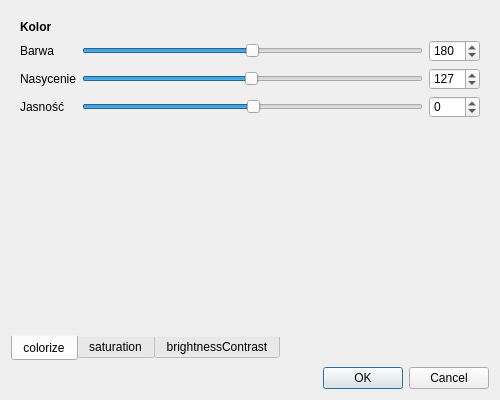
<?xml version="1.0" encoding="UTF-8"?>
<ui version="4.0">
 <class>ColorMenu</class>
 <widget class="QDialog" name="ColorMenu">
  <property name="geometry">
   <rect>
    <x>0</x>
    <y>0</y>
    <width>500</width>
    <height>400</height>
   </rect>
  </property>
  <property name="windowTitle">
   <string>Dialog</string>
  </property>
  <property name="modal">
   <bool>true</bool>
  </property>
  <layout class="QGridLayout" name="gridLayout">
   <item row="0" column="0">
    <widget class="QTabWidget" name="tabWidget">
     <property name="styleSheet">
      <string notr="true">QTabWidget::pane {
	border: 0;
}</string>
     </property>
     <property name="tabPosition">
      <enum>QTabWidget::South</enum>
     </property>
     <property name="tabShape">
      <enum>QTabWidget::Rounded</enum>
     </property>
     <property name="currentIndex">
      <number>0</number>
     </property>
     <property name="elideMode">
      <enum>Qt::ElideMiddle</enum>
     </property>
     <property name="usesScrollButtons">
      <bool>false</bool>
     </property>
     <property name="tabBarAutoHide">
      <bool>false</bool>
     </property>
     <widget class="QWidget" name="tabColorize">
      <attribute name="title">
       <string>colorize</string>
      </attribute>
      <layout class="QGridLayout" name="gridLayout_2">
       <item row="1" column="0">
        <widget class="QLabel" name="label_2">
         <property name="text">
          <string>Barwa</string>
         </property>
        </widget>
       </item>
       <item row="3" column="2">
        <widget class="QSpinBox" name="valueSpinBox">
         <property name="minimum">
          <number>-128</number>
         </property>
         <property name="maximum">
          <number>127</number>
         </property>
         <property name="value">
          <number>0</number>
         </property>
        </widget>
       </item>
       <item row="3" column="1">
        <widget class="QSlider" name="valueSlider">
         <property name="sizePolicy">
          <sizepolicy hsizetype="Expanding" vsizetype="Preferred">
           <horstretch>0</horstretch>
           <verstretch>0</verstretch>
          </sizepolicy>
         </property>
         <property name="minimum">
          <number>-128</number>
         </property>
         <property name="maximum">
          <number>127</number>
         </property>
         <property name="value">
          <number>0</number>
         </property>
         <property name="orientation">
          <enum>Qt::Horizontal</enum>
         </property>
        </widget>
       </item>
       <item row="0" column="0">
        <widget class="QLabel" name="label">
         <property name="font">
          <font>
           <weight>75</weight>
           <bold>true</bold>
          </font>
         </property>
         <property name="text">
          <string>Kolor</string>
         </property>
        </widget>
       </item>
       <item row="2" column="2">
        <widget class="QSpinBox" name="saturationSpinBox">
         <property name="maximum">
          <number>255</number>
         </property>
         <property name="value">
          <number>127</number>
         </property>
        </widget>
       </item>
       <item row="1" column="2">
        <widget class="QSpinBox" name="hueSpinBox">
         <property name="sizePolicy">
          <sizepolicy hsizetype="Minimum" vsizetype="Fixed">
           <horstretch>0</horstretch>
           <verstretch>0</verstretch>
          </sizepolicy>
         </property>
         <property name="maximum">
          <number>359</number>
         </property>
         <property name="value">
          <number>180</number>
         </property>
        </widget>
       </item>
       <item row="2" column="0">
        <widget class="QLabel" name="label_3">
         <property name="text">
          <string>Nasycenie</string>
         </property>
        </widget>
       </item>
       <item row="3" column="0">
        <widget class="QLabel" name="label_4">
         <property name="text">
          <string>Jasność</string>
         </property>
        </widget>
       </item>
       <item row="2" column="1">
        <widget class="QSlider" name="saturationSlider">
         <property name="sizePolicy">
          <sizepolicy hsizetype="Expanding" vsizetype="Preferred">
           <horstretch>0</horstretch>
           <verstretch>0</verstretch>
          </sizepolicy>
         </property>
         <property name="maximum">
          <number>255</number>
         </property>
         <property name="value">
          <number>127</number>
         </property>
         <property name="orientation">
          <enum>Qt::Horizontal</enum>
         </property>
        </widget>
       </item>
       <item row="1" column="1">
        <widget class="QSlider" name="hueSlider">
         <property name="sizePolicy">
          <sizepolicy hsizetype="Expanding" vsizetype="Preferred">
           <horstretch>0</horstretch>
           <verstretch>0</verstretch>
          </sizepolicy>
         </property>
         <property name="maximum">
          <number>359</number>
         </property>
         <property name="value">
          <number>180</number>
         </property>
         <property name="orientation">
          <enum>Qt::Horizontal</enum>
         </property>
        </widget>
       </item>
       <item row="4" column="1">
        <spacer name="verticalSpacer">
         <property name="orientation">
          <enum>Qt::Vertical</enum>
         </property>
         <property name="sizeHint" stdset="0">
          <size>
           <width>20</width>
           <height>40</height>
          </size>
         </property>
        </spacer>
       </item>
      </layout>
     </widget>
     <widget class="QWidget" name="tabSaturation">
      <attribute name="title">
       <string>saturation</string>
      </attribute>
     </widget>
     <widget class="QWidget" name="tabBrightnessContrast">
      <attribute name="title">
       <string>brightnessContrast</string>
      </attribute>
     </widget>
    </widget>
   </item>
   <item row="1" column="0">
    <widget class="QDialogButtonBox" name="buttonBox">
     <property name="orientation">
      <enum>Qt::Horizontal</enum>
     </property>
     <property name="standardButtons">
      <set>QDialogButtonBox::Cancel|QDialogButtonBox::Ok</set>
     </property>
    </widget>
   </item>
  </layout>
 </widget>
 <resources/>
 <connections>
  <connection>
   <sender>buttonBox</sender>
   <signal>accepted()</signal>
   <receiver>ColorMenu</receiver>
   <slot>accept()</slot>
   <hints>
    <hint type="sourcelabel">
     <x>248</x>
     <y>254</y>
    </hint>
    <hint type="destinationlabel">
     <x>157</x>
     <y>274</y>
    </hint>
   </hints>
  </connection>
  <connection>
   <sender>buttonBox</sender>
   <signal>rejected()</signal>
   <receiver>ColorMenu</receiver>
   <slot>reject()</slot>
   <hints>
    <hint type="sourcelabel">
     <x>316</x>
     <y>260</y>
    </hint>
    <hint type="destinationlabel">
     <x>286</x>
     <y>274</y>
    </hint>
   </hints>
  </connection>
 </connections>
</ui>
